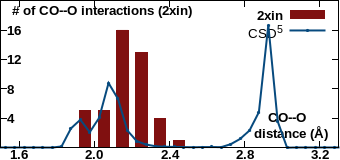

This chart was generated by the following gnuplot code:
set encoding iso_8859_1
set terminal pngcairo transparent enhanced size 340, 160 font "Arial Bold,10"
set output "/var/www/html/csgid/app/webroot/neighborhood_temp/2xin/CO--O.png"
set lmargin at screen 0.00
set bmargin at screen 0.08
set rmargin at screen 0.995
set tmargin at screen 1.00
set xrange [1.5:3.3]
set format x "%3.1f"
set xtics 1.6,0.4,3.2
set xtics offset 0,graph 0.065
set yrange [0:9290.4]
unset ytics
set y2range [0:20]
set y2tics 4,4,16
set y2tics offset -49,graph 0.00
set y2tics mirror
set view 80,45
set key top right
set boxwidth 0.06
set style fill solid 1.0
set xlabel "CO--O \n distance (\305)" offset 17,4.4
set y2label "# of CO--O interactions (2xin)" offset -40,4 rotate by 0
plot "-" using ($1+0.05):2 with boxes lc rgb "#801010" axis x1y2 title "2xin", \
     "/var/www/html/csgid/app/webroot/neighborhood_temp/csd_metal_distances/CO--O.csv" using ($1+0.025):2 with linespoints linewidth 2 pointtype 7 pointsize 0.2 lc rgb "#074a7e" title "CSD^{5}" axis x1y1
1.9	5
2	5
2.1	16
2.2	13
2.3	4
2.4	1
e
